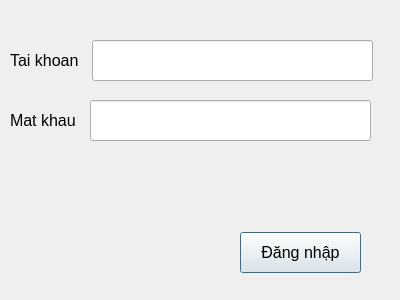
<?xml version="1.0" encoding="UTF-8"?>
<ui version="4.0">
 <class>label_3</class>
 <widget class="QDialog" name="label_3">
  <property name="geometry">
   <rect>
    <x>0</x>
    <y>0</y>
    <width>400</width>
    <height>300</height>
   </rect>
  </property>
  <property name="font">
   <font>
    <pointsize>12</pointsize>
   </font>
  </property>
  <property name="windowTitle">
   <string>Dialog</string>
  </property>
  <widget class="QLabel" name="o_nhap_tai_khoan">
   <property name="geometry">
    <rect>
     <x>10</x>
     <y>40</y>
     <width>111</width>
     <height>41</height>
    </rect>
   </property>
   <property name="text">
    <string>Tai khoan</string>
   </property>
  </widget>
  <widget class="QLabel" name="o_nhap_mat_khau">
   <property name="geometry">
    <rect>
     <x>10</x>
     <y>90</y>
     <width>131</width>
     <height>61</height>
    </rect>
   </property>
   <property name="text">
    <string>Mat khau</string>
   </property>
  </widget>
  <widget class="QLineEdit" name="lineEdit_2">
   <property name="geometry">
    <rect>
     <x>90</x>
     <y>100</y>
     <width>281</width>
     <height>41</height>
    </rect>
   </property>
   <property name="echoMode">
    <enum>QLineEdit::Password</enum>
   </property>
  </widget>
  <widget class="QLineEdit" name="lineEdit">
   <property name="geometry">
    <rect>
     <x>92</x>
     <y>40</y>
     <width>281</width>
     <height>41</height>
    </rect>
   </property>
  </widget>
  <widget class="QPushButton" name="nut_dang_nhap">
   <property name="geometry">
    <rect>
     <x>240</x>
     <y>232</y>
     <width>121</width>
     <height>41</height>
    </rect>
   </property>
   <property name="text">
    <string>Đăng nhập</string>
   </property>
  </widget>
 </widget>
 <resources/>
 <connections/>
</ui>
